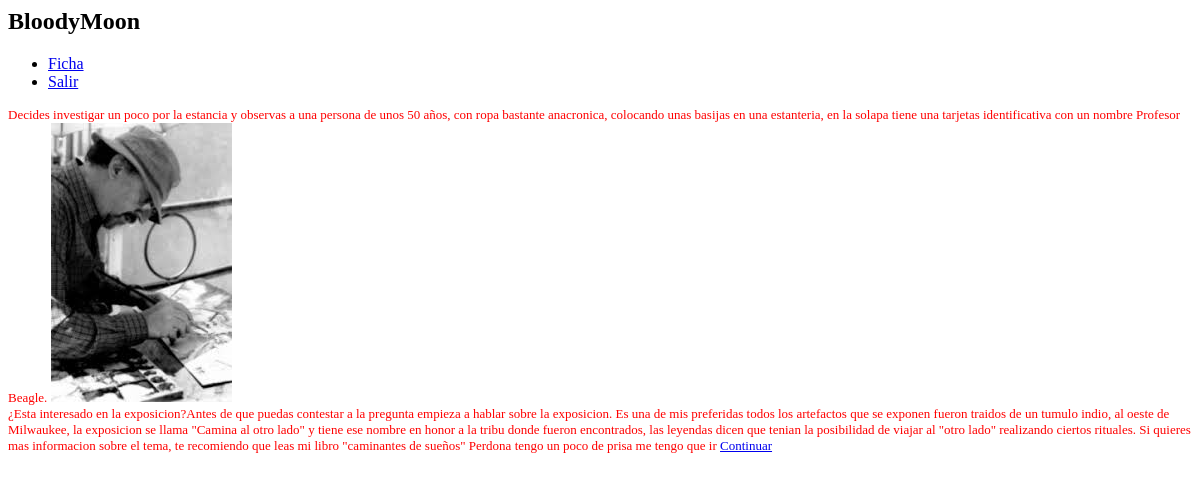
The app's page /investiga_museo.php (signed in) with its own data.
### tables this page shows
CREATE TABLE IF NOT EXISTS `escena` (
`ID` int(11) NOT NULL,
  `nombre` text NOT NULL,
  `descripcion` text NOT NULL,
  `imagen` text NOT NULL,
  `visitada` tinyint(4) DEFAULT NULL
);

CREATE TABLE IF NOT EXISTS `actores` (
  `nombre` varchar(11) NOT NULL,
  `charla` text NOT NULL,
  `FUE` int(10) NOT NULL,
  `RES` int(10) NOT NULL,
  `vida` tinyint(2) unsigned NOT NULL,
  `vida_total` int(100) NOT NULL,
  `imagen` text NOT NULL
);

### investiga_museo.php (the view, shortened to what this page needs)
<html>
<head>
   <link rel="stylesheet" type="text/css" href="estilo.css" >
 <link rel="stylesheet" href="http://code.jquery.com/mobile/1.0a4.1/jquery.mobile-1.0a4.1.min.css" />
</head>
<body>
    <div data-role="page">
    <div data-role="header">
        <h2>BloodyMoon</h2>
	<div data-role="navbar">
   <ul>
      <li><a href="ficha.php" data-icon="grid" >Ficha</a></li>
      <li><a href="logout.php" data-icon="star">Salir</a></li>
   </ul>
</div>
    </div>
    <?php
if(!isset($_SESSION['uid'])){
    echo "Tienes que estar logeado para ver esta pagina!";
}else{
    ?>
    <div data-role="content">
    <?php
    $consulta2="SELECT * FROM escena where ID=22";
    $resultado = mysql_query($consulta2);
    while ($fila = mysql_fetch_assoc($resultado)) {
    echo $fila["descripcion"];
    echo '<img src="'.$fila["imagen"].'">';
   }
?>
<br>
<?php
echo "¿Esta interesado en la exposicion?";
?>
<?php
    $consulta3="SELECT * FROM actores where nombre='profesor'";
    $resultado2 = mysql_query($consulta3);
    while ($fila = mysql_fetch_assoc($resultado2)) {
    echo $fila["charla"];
   }
   ?>
      <a href="mapa.php" data-role="button" data-theme="a">Continuar</a>
  </body>
  <?php
}
?>

### estilo.css (style rules this page uses)
[data-role="content"] { font-size:small;font-style:normal;color:red;text-shadow: none; }

### records on screen
escena: descripcion "Decides investigar un poco por la estancia y observas a una persona de unos 50 años, con ropa bastante anacronica, colocando unas basijas en una estanteria, en la solapa tiene una tarjetas identificativa con un nombre Profesor Beagle.", imagen (picture)
actores: charla "Antes de que puedas contestar a la pregunta empieza a hablar sobre la exposicion. Es una de mis preferidas todos los artefactos que se exponen fueron traidos de un tumulo indio, al oeste de Milwaukee, la exposicion se llama \"Camina al otro lado\" y tiene ese nombre en honor a la tribu donde fueron encontrados, las leyendas dicen que tenian la posibilidad de viajar al \"otro lado\" realizando ciertos rituales. Si quieres mas informacion sobre el tema, te recomiendo que leas mi libro \"caminantes de sueños\" Perdona tengo un poco de prisa me tengo que ir"
